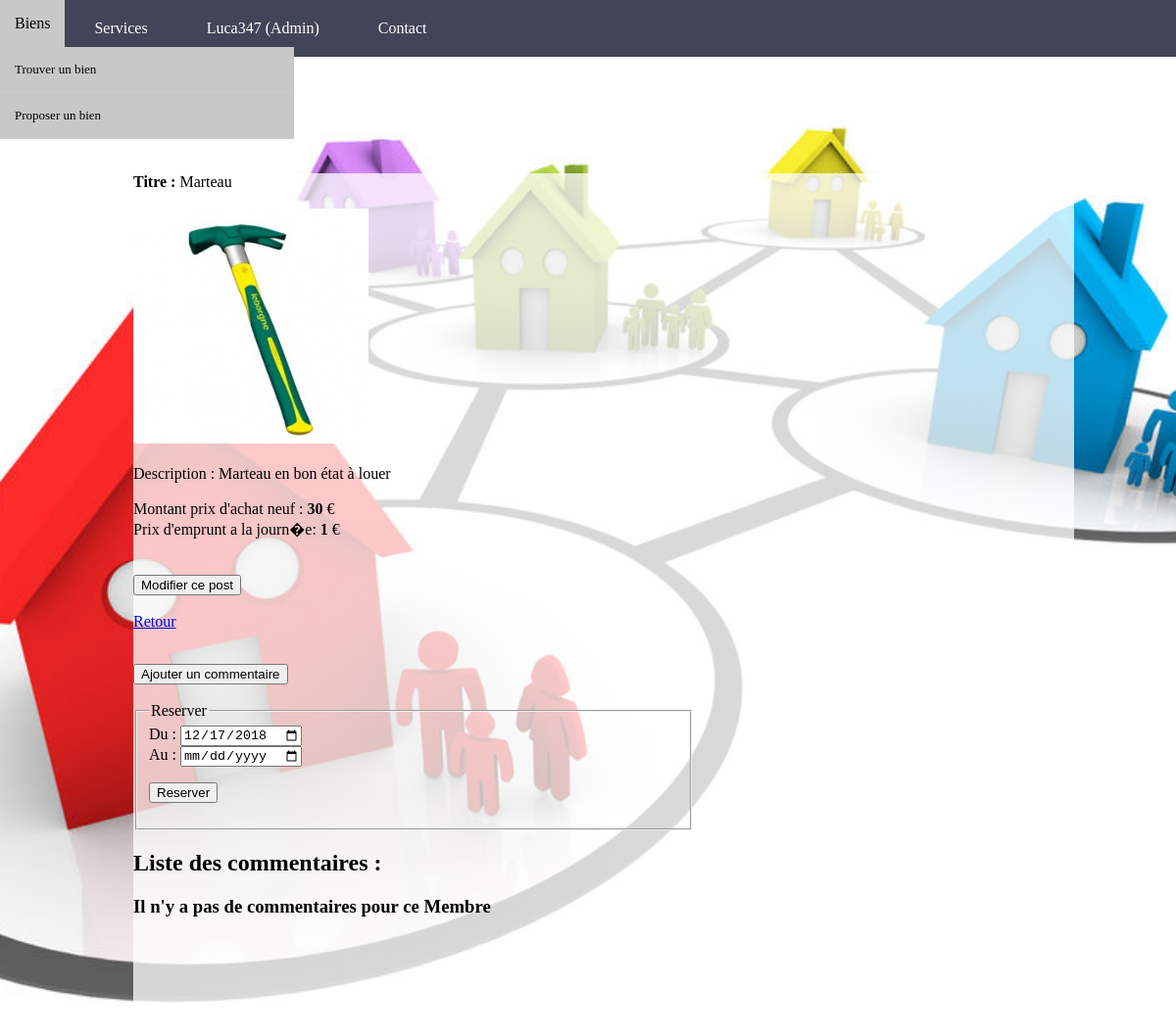
/index.php?controller=bien&action=read&idBien=13 (signed in), run on the app's committed database.
### tables this page shows
CREATE TABLE `Bien` (
  `idBien` int(11) NOT NULL,
  `titre` varchar(75) NOT NULL,
  `description` varchar(300) NOT NULL,
  `tarif` decimal(5,0) NOT NULL,
  `motClef` varchar(75) NOT NULL,
  `estValide` tinyint(1) NOT NULL,
  `lienPhoto` varchar(75) NOT NULL,
  `prixNeuf` decimal(10,0) NOT NULL,
  `estDispo` tinyint(1) NOT NULL,
  `idProprio` int(75) NOT NULL
);

### controller/ControllerBien.php (called while the page is built, shortened)
<?php
require_once File::build_path(array("model", "ModelBien.php"));
require_once File::build_path(array("model", "ModelService.php"));
require_once File::build_path(array("model", "ModelMembre.php"));
require_once File::build_path(array("controller", "Dispatcher.php"));
class ControllerBien{
    public static function read() {
        $b = ModelBien::select(Dispatcher::myGet('idBien'));
        require_once File::build_path(array("view","view.php"));
    }
}

### controller/routeur.php (called while the page is built, shortened)
<?php
require_once File::build_path(array("lib","Session.php"));
require_once File::build_path(array("controller","ControllerBien.php"));
require_once File::build_path(array("controller","Dispatcher.php"));
$controller_default = 'membre';
$controller = $controller_default;
if(!is_null(Dispatcher::myGet('action'))&&(!is_null(Dispatcher::myGet('controller')))){
    $action = htmlspecialchars(Dispatcher::myGet('action'));
    $controller = htmlspecialchars(Dispatcher::myGet('controller'));
}
else {
    $action = "readAll";
    $controller = $controller_default;
}
$controller_class = "Controller".ucfirst($controller);
$controller_class::$action();
?>

### index.php (called while the page is built, shortened)
<?php
require_once File::build_path(array('lib','Session.php'));
require_once File::build_path(array('controller','routeur.php'));
?>

### controller/Dispatcher.php (called while the page is built)
<?php
  class Dispatcher {
    public static function myGet($nomvar){
      if(isset($_GET[$nomvar])){
          return $_GET[$nomvar];
      }else if(isset($_POST[$nomvar])){
            return $_POST[$nomvar];
            }else{
              return NULL;
            }
    }
  }
  ?>

### model/Model.php (called while the page is built, shortened)
<?php
class Model {
    public static $pdo;
    public static function Init() {
        $hostname = Conf::getHostname();
        $database_name = Conf::getDatabase();
        $login = Conf::getLogin();
        $password = Conf::getPassword();
        try {
            self::$pdo = new PDO("mysql:host=$hostname;dbname=$database_name", $login, $password,array(PDO::MYSQL_ATTR_INIT_COMMAND => "SET NAMES utf8"));
            self::$pdo->setAttribute(PDO::ATTR_ERRMODE, PDO::ERRMODE_EXCEPTION);
        } catch (PDOException $e) {
            if (Conf::getDebug()) {
                echo $e->getMessage();
            } else {
                echo "Une erreur est survenue au niveau de la connexion de la base de donn�es !  <a href=''> retour a la page d'accueil </a>";
            }
            die();
        }
    }
    public static function select($primary_value) {
        $table_name = static::$object;
        $class_name = "Model".$table_name;
        $primary_key = static::$primary;
        try {
            $sql = "SELECT * from ".$table_name." WHERE ".$primary_key."=:primary_key";
            $req_prep = Model::$pdo->prepare($sql);
            $values = array(
                "primary_key" => $primary_value
            );
            $req_prep->execute($values);
            $req_prep->setFetchMode(PDO::FETCH_CLASS, $class_name);
            $tab= $req_prep->fetchAll();
            return $tab[0];
        } catch (PDOException $e) {
            if (Conf::isDebug()) {
                echo $e->getMessage();
            } else {
                echo 'Une erreur est survenue <a href="index.php"> retour a la page d\'accueil </a>';
            }
            die();
        }
    }
}

### model/ModelBien.php (called while the page is built, shortened)
<?php
	require_once 'Model.php';
	class ModelBien extends Model {
                private $idBien;
                private $titre;
                private $description;
                private $tarif;
                private $lienPhoto;
                private $prixNeuf;
                private $estDispo;
                private $idProprio;
                public function getIdBien() {
                    return $this->idBien;
                }
                public function getTitre() {
                    return $this->titre;
                }
                public function getDescription() {
                    return $this->description;
                }
                public function getTarif() {
                    return $this->tarif;
                }
                public function getLienPhoto() {
                    return $this->lienPhoto;
                }
                public function getPrixNeuf() {
                    return $this->prixNeuf;
                }
                public function getEstDispo() {
                    return $this->estDispo;
                }
                public function getIdProprio() {
                    return $this->idProprio;
                }
        }
 ?>

### model/ModelMembre.php (called while the page is built, shortened)
<?php
	require_once 'Model.php';
	class ModelMembre extends Model {
                private $login;
		private $solde;
                public function getLogin(){
                        return $this->login;
                }
		public function getSolde() {
			return $this->solde;
		}
    public static function getLoginById($id){
        $sql = "SELECT login FROM Membre WHERE idMembre=:id";
            $req_prep = Model::$pdo->prepare($sql);
            $values = array(
                "id" => $id,
            );
            $req_prep->execute($values);
            $req_prep->setFetchMode(PDO::FETCH_CLASS, 'ModelMembre');
            $tab= $req_prep->fetch();
            return $tab->getLogin();
    }
        public static function getSoldeByLogin($login){
            $sql = "SELECT solde FROM Membre WHERE login=:login";
            $req_prep = Model::$pdo->prepare($sql);
            $values = array(
                "login" => $login,
            );
            $req_prep->execute($values);
            $req_prep->setFetchMode(PDO::FETCH_CLASS, 'ModelMembre');
            $tab= $req_prep->fetch();
            return $tab->getSolde();
        }
}
 ?>

### lib/Session.php (called while the page is built, shortened)
<?php
    class Session {
    public static function is_connected(){
        return (!empty($_SESSION['login']));
    }
    public static function is_admin() {
        return (!empty($_SESSION['admin']) && $_SESSION['admin']);
    }
}
?>

### view/bien/detail.php (the view, shortened to what this page needs)
<?php
  $descriptionHTML = htmlspecialchars($b->getDescription());
  $titreHTML = htmlspecialchars($b->getTitre());
  $lienPhoto = ($b->getLienPhoto());
  $tarif = ($b->getTarif());
  $prixNeuf = ($b->getPrixNeuf());
  $idBien = ($b->getIdBien());
  $idProprio = ($b->getIdProprio());
  $estDispo = htmlspecialchars($b->getEstDispo());
    echo '
           <p><b> Titre : </b> '.$titreHTML . '<br> <br>'
             .'<img src='.$lienPhoto.' alt="photo bien" height="25%" width="25%" > <br> <br>'.
              'Description : ' . $descriptionHTML .'<br> <br>
              Montant prix d\'achat neuf : <b> ' . $prixNeuf . '</b> € <br>
              Prix d\'emprunt a la journ�e: <b>'.$tarif . ' </b> € <br> <br>';
              if (isset($_SESSION['login']) && $_SESSION['login'] != ModelMembre::getLoginById($idProprio) && Session::is_admin()){
                  echo '</br><a href="index.php?controller=bien&action=update&idBien='.$idBien.'"> <button>Modifier ce post</button></a> </br>';
              }
              echo '</br><a href="index.php?controller=bien&action=readAll"> Retour </a>';
           echo '</p>';
    if((isset($_SESSION['login'])) && ($_SESSION['login'] != ModelMembre::getLoginById($idProprio))){
    echo '</br><a href="index.php?controller=commentaire&action=create&idProduit='.$idBien.'"> <button>Ajouter un commentaire</button> </a> </br>';
    }
   ?>
<?php
$hiddenValue="createdBien";
$today = getdate();
$jour=$today['year'].'-'.$today['mon'].'-'.$today['mday'];
$dateDT = new DateTime($jour.' +1 day');
$date = $dateDT->format('Y-m-d');
if($estDispo == 1 && (isset($_SESSION['login'])) && ($_SESSION['login'] != ModelMembre::getLoginById($idProprio))){
     $cagnote = ModelMembre::getSoldeByLogin($_SESSION['login']);
echo '<form method="get" action="index.php">
    <fieldset>
        <legend>Reserver</legend>';
if ((intval($cagnote) - intval($tarif)) < 0 ){
    echo "vous n'avez pas assez de Vbucks";
}
else{
    echo'
        <input type="hidden" name="controller" value="emprunt">
        <input type="hidden" name="action" value="'.$hiddenValue.'">
        <input type="hidden" name="idP" value="'.$idBien.'">
        <input type="hidden" name="idmembre" value="'.$idProprio.'">
        <input type="hidden" name="cagnote" value="'.$cagnote.'">
        <input type="hidden" name="tarif" value="'.$tarif.'">
        <input type="hidden" name="estBien" value="1">
        Du :
        <input type="date" name="dateDebut" min="'.$date.'" value="'.$date.'" required><br>
        Au :
        <input type="date" name="dateFin" min="'.$date.'" required><br>';
    echo '
        <p>
            <input type="submit" value="Reserver" />
        </p>';
}
    echo'</fieldset>
</form>';
}
?>
<div id="bloc_all_comm">
				<?php
                                echo '<h2> Liste des commentaires :</h2>';
				if(Session::is_connected() ){
					if (empty($tab)){
						echo '<h3> Il n\'y a pas de commentaires pour ce Membre </h3>';
					}
				}else{
					echo '<p> Les commentaires sont visible seulement si vous etes connect�s </p>';
				}
        ?>
			</div>

### style/css/style.css (style rules this page uses)
body { font-family: 'Source code pro', Calibri, serif; padding: 0px; margin: 0px; background-image: url('../img/voisins.jpg'); background-position: center center; background-size: cover; background-attachment: fixed; }
fieldset { width: 540px; }
html { height: 100%; }
body { height: 100%; position: relative; }
#bloc_all_comm { margin-top: 5px; }

### data on the page
bien: titre "Marteau", lienPhoto (picture), description "Marteau en bon état à louer", prixNeuf "30", tarif "1"

### other printed values
$_SESSION['login'] "Luca347"
